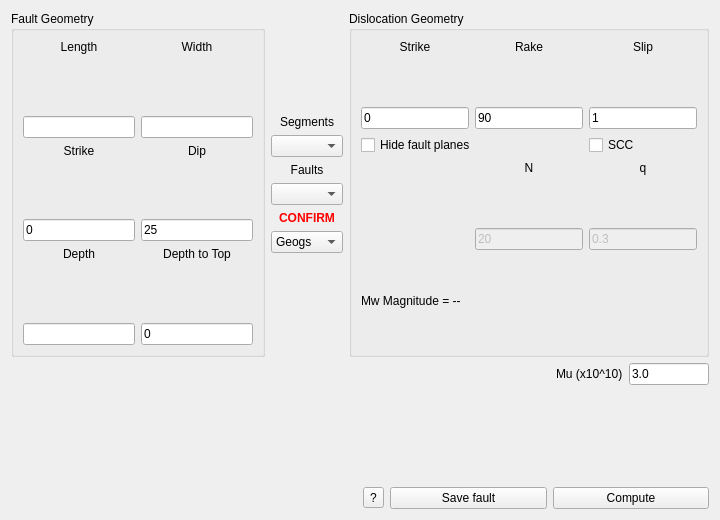
<?xml version="1.0" encoding="UTF-8"?>
<ui version="4.0">
 <class>ElasticDialog</class>
 <widget class="QDialog" name="ElasticDialog">
  <property name="geometry">
   <rect>
    <x>0</x>
    <y>0</y>
    <width>720</width>
    <height>520</height>
   </rect>
  </property>
  <property name="windowTitle">
   <string>Vertical elastic deformation</string>
  </property>
  <!--
    NOTE: this .ui is a hand-written mirror of the ElasticDialog built in code
    (deps/src/70_window.cpp). The viewer is a single hand-coded translation unit and
    does NOT run uic on this file — it exists only so the layout can be reworked in
    Qt Creator/Designer. Object names match the C++ members (fLen, dSlip, coordCombo,
    segCombo, faultCombo, geo, beach, …). 'geo' (GeoGridGeometry) and 'beach'
    (BeachballWidget) are custom widgets, declared as promoted widgets at the bottom.
  -->
  <layout class="QVBoxLayout" name="rootLayout">
   <item>
    <layout class="QHBoxLayout" name="topRow">
     <!-- ===== Fault Geometry ===== -->
     <item>
      <widget class="QGroupBox" name="faultGroup">
       <property name="title">
        <string>Fault Geometry</string>
       </property>
       <layout class="QGridLayout" name="faultGrid">
        <item row="0" column="0">
         <layout class="QVBoxLayout" name="lenCol">
          <item>
           <widget class="QLabel" name="lenLab">
            <property name="alignment"><set>Qt::AlignHCenter</set></property>
            <property name="text"><string>Length</string></property>
           </widget>
          </item>
          <item>
           <widget class="QLineEdit" name="fLen"/>
          </item>
         </layout>
        </item>
        <item row="0" column="1">
         <layout class="QVBoxLayout" name="widCol">
          <item>
           <widget class="QLabel" name="widLab">
            <property name="alignment"><set>Qt::AlignHCenter</set></property>
            <property name="text"><string>Width</string></property>
           </widget>
          </item>
          <item>
           <widget class="QLineEdit" name="fWid"/>
          </item>
         </layout>
        </item>
        <item row="1" column="0">
         <layout class="QVBoxLayout" name="fStrikeCol">
          <item>
           <widget class="QLabel" name="fStrikeLab">
            <property name="alignment"><set>Qt::AlignHCenter</set></property>
            <property name="text"><string>Strike</string></property>
           </widget>
          </item>
          <item>
           <widget class="QLineEdit" name="fStrike">
            <property name="text"><string>0</string></property>
           </widget>
          </item>
         </layout>
        </item>
        <item row="1" column="1">
         <layout class="QVBoxLayout" name="dipCol">
          <item>
           <widget class="QLabel" name="dipLab">
            <property name="alignment"><set>Qt::AlignHCenter</set></property>
            <property name="text"><string>Dip</string></property>
           </widget>
          </item>
          <item>
           <widget class="QLineEdit" name="fDip">
            <property name="text"><string>25</string></property>
           </widget>
          </item>
         </layout>
        </item>
        <item row="2" column="0">
         <layout class="QVBoxLayout" name="depthCol">
          <item>
           <widget class="QLabel" name="depthLab">
            <property name="alignment"><set>Qt::AlignHCenter</set></property>
            <property name="text"><string>Depth</string></property>
           </widget>
          </item>
          <item>
           <widget class="QLineEdit" name="fDepth"/>
          </item>
         </layout>
        </item>
        <item row="2" column="1">
         <layout class="QVBoxLayout" name="depTopCol">
          <item>
           <widget class="QLabel" name="depTopLab">
            <property name="alignment"><set>Qt::AlignHCenter</set></property>
            <property name="text"><string>Depth to Top</string></property>
           </widget>
          </item>
          <item>
           <widget class="QLineEdit" name="fDepTop">
            <property name="text"><string>0</string></property>
           </widget>
          </item>
         </layout>
        </item>
       </layout>
      </widget>
     </item>
     <!-- ===== Middle column: Segments / Faults / CONFIRM ===== -->
     <item>
      <layout class="QVBoxLayout" name="midCol">
       <item>
        <spacer name="midTopSpacer">
         <property name="orientation"><enum>Qt::Vertical</enum></property>
         <property name="sizeHint" stdset="0"><size><width>20</width><height>10</height></size></property>
        </spacer>
       </item>
       <item>
        <widget class="QLabel" name="segLab">
         <property name="alignment"><set>Qt::AlignHCenter</set></property>
         <property name="text"><string>Segments</string></property>
        </widget>
       </item>
       <item>
        <widget class="QComboBox" name="segCombo"/>
       </item>
       <item>
        <widget class="QLabel" name="faultLab">
         <property name="alignment"><set>Qt::AlignHCenter</set></property>
         <property name="text"><string>Faults</string></property>
        </widget>
       </item>
       <item>
        <widget class="QComboBox" name="faultCombo"/>
       </item>
       <item>
        <widget class="QLabel" name="confirmLab">
         <property name="alignment"><set>Qt::AlignHCenter</set></property>
         <property name="styleSheet"><string notr="true">color: red; font-weight: bold;</string></property>
         <property name="text"><string>CONFIRM</string></property>
        </widget>
       </item>
       <item>
        <widget class="QComboBox" name="coordCombo">
         <property name="toolTip"><string>Coordinate type of the fault position and grid limits</string></property>
         <item><property name="text"><string>Geogs</string></property></item>
         <item><property name="text"><string>Cart</string></property></item>
        </widget>
       </item>
       <item>
        <spacer name="midBotSpacer">
         <property name="orientation"><enum>Qt::Vertical</enum></property>
         <property name="sizeHint" stdset="0"><size><width>20</width><height>10</height></size></property>
        </spacer>
       </item>
      </layout>
     </item>
     <!-- ===== Dislocation Geometry ===== -->
     <item>
      <widget class="QGroupBox" name="disGroup">
       <property name="title">
        <string>Dislocation Geometry</string>
       </property>
       <layout class="QGridLayout" name="disGrid">
        <item row="0" column="0">
         <layout class="QVBoxLayout" name="dStrikeCol">
          <item>
           <widget class="QLabel" name="dStrikeLab">
            <property name="alignment"><set>Qt::AlignHCenter</set></property>
            <property name="text"><string>Strike</string></property>
           </widget>
          </item>
          <item>
           <widget class="QLineEdit" name="dStrike">
            <property name="text"><string>0</string></property>
           </widget>
          </item>
         </layout>
        </item>
        <item row="0" column="1">
         <layout class="QVBoxLayout" name="rakeCol">
          <item>
           <widget class="QLabel" name="rakeLab">
            <property name="alignment"><set>Qt::AlignHCenter</set></property>
            <property name="text"><string>Rake</string></property>
           </widget>
          </item>
          <item>
           <widget class="QLineEdit" name="dRake">
            <property name="text"><string>90</string></property>
           </widget>
          </item>
         </layout>
        </item>
        <item row="0" column="2">
         <layout class="QVBoxLayout" name="slipCol">
          <item>
           <widget class="QLabel" name="slipLab">
            <property name="alignment"><set>Qt::AlignHCenter</set></property>
            <property name="text"><string>Slip</string></property>
           </widget>
          </item>
          <item>
           <widget class="QLineEdit" name="dSlip">
            <property name="text"><string>1</string></property>
           </widget>
          </item>
         </layout>
        </item>
        <item row="1" column="0" colspan="2">
         <widget class="QCheckBox" name="hideCheck">
          <property name="text"><string>Hide fault planes</string></property>
         </widget>
        </item>
        <item row="1" column="2">
         <widget class="QCheckBox" name="sccCheck">
          <property name="toolTip"><string>Use the SCC (Self-Consistent Crust) Green functions</string></property>
          <property name="text"><string>SCC</string></property>
         </widget>
        </item>
        <item row="2" column="1">
         <layout class="QVBoxLayout" name="nCol">
          <item>
           <widget class="QLabel" name="nLab">
            <property name="alignment"><set>Qt::AlignHCenter</set></property>
            <property name="text"><string>N</string></property>
           </widget>
          </item>
          <item>
           <widget class="QLineEdit" name="dN">
            <property name="enabled"><bool>false</bool></property>
            <property name="text"><string>20</string></property>
           </widget>
          </item>
         </layout>
        </item>
        <item row="2" column="2">
         <layout class="QVBoxLayout" name="qCol">
          <item>
           <widget class="QLabel" name="qLab">
            <property name="alignment"><set>Qt::AlignHCenter</set></property>
            <property name="text"><string>q</string></property>
           </widget>
          </item>
          <item>
           <widget class="QLineEdit" name="dQ">
            <property name="enabled"><bool>false</bool></property>
            <property name="text"><string>0.3</string></property>
           </widget>
          </item>
         </layout>
        </item>
        <item row="3" column="0" colspan="3">
         <widget class="QLabel" name="mwLabel">
          <property name="text"><string>Mw Magnitude = --</string></property>
         </widget>
        </item>
       </layout>
      </widget>
     </item>
    </layout>
   </item>
   <!-- ===== Mu (shear modulus) row ===== -->
   <item>
    <layout class="QHBoxLayout" name="muRow">
     <item>
      <spacer name="muSpacer">
       <property name="orientation"><enum>Qt::Horizontal</enum></property>
       <property name="sizeHint" stdset="0"><size><width>40</width><height>20</height></size></property>
      </spacer>
     </item>
     <item>
      <widget class="QLabel" name="muLab">
       <property name="text"><string>Mu (x10^10)</string></property>
      </widget>
     </item>
     <item>
      <widget class="QLineEdit" name="muEdit">
       <property name="maximumSize"><size><width>80</width><height>16777215</height></size></property>
       <property name="toolTip"><string>Shear modulus / rigidity (×10^10 Pa)</string></property>
       <property name="text"><string>3.0</string></property>
      </widget>
     </item>
    </layout>
   </item>
   <!-- ===== Bottom row: Griding Line Geometry | beachball + buttons ===== -->
   <item>
    <layout class="QHBoxLayout" name="botRow">
     <item>
      <widget class="GeoGridGeometry" name="geo" native="true"/>
     </item>
     <item>
      <layout class="QVBoxLayout" name="rightCol">
       <item>
        <widget class="BeachballWidget" name="beach" native="true">
         <property name="minimumSize"><size><width>90</width><height>90</height></size></property>
        </widget>
       </item>
       <item>
        <layout class="QHBoxLayout" name="btnRow">
         <item>
          <widget class="QToolButton" name="helpBtn">
           <property name="text"><string>?</string></property>
          </widget>
         </item>
         <item>
          <widget class="QPushButton" name="saveBtn">
           <property name="autoDefault"><bool>false</bool></property>
           <property name="text"><string>Save fault</string></property>
          </widget>
         </item>
         <item>
          <widget class="QPushButton" name="computeBtn">
           <property name="autoDefault"><bool>false</bool></property>
           <property name="text"><string>Compute</string></property>
          </widget>
         </item>
        </layout>
       </item>
      </layout>
     </item>
    </layout>
   </item>
  </layout>
 </widget>
 <customwidgets>
  <customwidget>
   <class>GeoGridGeometry</class>
   <extends>QWidget</extends>
   <header>geogridgeometry.h</header>
   <container>1</container>
  </customwidget>
  <customwidget>
   <class>BeachballWidget</class>
   <extends>QWidget</extends>
   <header>beachballwidget.h</header>
   <container>0</container>
  </customwidget>
 </customwidgets>
 <resources/>
 <connections/>
</ui>
